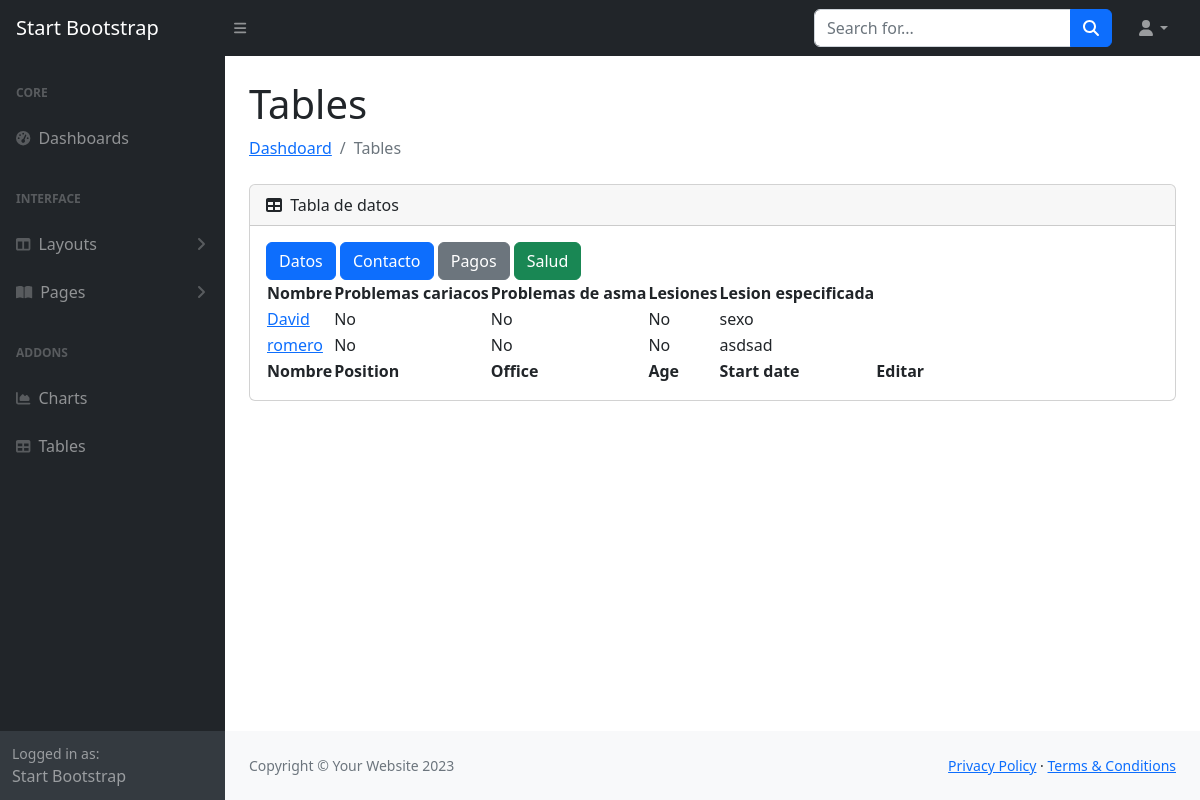
/table_salud/, run on the app's committed database.
### starke_app/models.py (models this page shows)
class client_register_model(models.Model):
    nombre=models.CharField(max_length=100,blank= True, null=True)
    apellido=models.CharField(max_length=100,blank= True, null=True)
    edad= models.IntegerField(blank= True, null=True)
    fecha_nacimiento= models.DateField(blank= True, null=True)
    email=models.EmailField(max_length=100,blank= True, null=True)
    telefono=models.IntegerField(blank= True, null=True)
    telefono_emergencia=models.IntegerField(blank= True, null=True)
    nombre_emergencia=models.CharField(max_length=100,blank= True, null=True)
    SI = 'Si'
    NO = 'No'
    OPCIONES_SN = [(SI,'Si'),
                   (NO,'No')]
    problemas_cardiacos = models.CharField(max_length= 5,
                                  blank = True,
                                  choices= OPCIONES_SN,
                                  default=NO)
    problemas_asma = models.CharField(max_length= 5,
                                  blank = True,
                                  choices= OPCIONES_SN,
                                  default=NO)
    lesion_pregunta = models.CharField(max_length= 5,
                                  blank = True,
                                  choices= OPCIONES_SN,
                                  default=NO)
    especificar_lesion = models.TextField(max_length= 500, blank= True, null=True)
    UNO = 1
    DOS=2
    TRES=3
    CUATRO=4
    CINCO=5
    SEIS=6
    SIETE=7
    OPCIONES_DIAS = [(UNO,1),(DOS,2),(TRES,3),(CUATRO,4),(CINCO,5),(SEIS,6),(SIETE,7)]
    disciplina = models.ForeignKey(disciplinas_model,
                                   on_delete = models.CASCADE,
                                   null=True,blank=True)
    dias = models.IntegerField(blank=True,null= True,
                               choices = OPCIONES_DIAS,
                               default = UNO)
    DIARIO = 'Diario'
    MENSUAL = 'Mensual'
    SEMANAL = 'Semanal'
    DIARIO = 'Diario'
    OPCIONES_PLAN = [(DIARIO,'Diario'),
                 (MENSUAL,'Mensual'),
                  (SEMANAL,'Semanal'),
                  (DIARIO,'Diario')
                 ]
    plan = models.CharField(max_length= 20,
                                  blank = True,
                                  null=True,
                                  choices= OPCIONES_PLAN,
                                  default=MENSUAL)

### starke_app/views.py (the view)
# urls.py: path('table_salud/',table_salud, name = 'table_salud'),
def table_salud(request):
    form= client_register_model.objects.all()
    return render(request,'starke_app/tables/table_salud.html',{'form':form})

### starke_app/templates/starke_app/tables/table_salud.html (shortened to what this page needs)
<!DOCTYPE html>
<html lang="es">
    <head>
        {% load static %}
        <link href="https://cdn.jsdelivr.net/npm/simple-datatables@7.1.2/dist/style.min.css" rel="stylesheet" />
        <link href="{% static 'starke_app/css/styles.css' %}" rel="stylesheet" />
    </head>
    <body class="sb-nav-fixed">
        <nav class="sb-topnav navbar navbar-expand navbar-dark bg-dark">
            <a class="navbar-brand ps-3" href="index.html">Start Bootstrap</a>
            <button class="btn btn-link btn-sm order-1 order-lg-0 me-4 me-lg-0" id="sidebarToggle" href="#!"><i class="fas fa-bars"></i></button>
            <form class="d-none d-md-inline-block form-inline ms-auto me-0 me-md-3 my-2 my-md-0">
                <div class="input-group">
                    <input class="form-control" type="text" placeholder="Search for..." aria-label="Search for..." aria-describedby="btnNavbarSearch" />
                    <button class="btn btn-primary" id="btnNavbarSearch" type="button"><i class="fas fa-search"></i></button>
                </div>
            </form>
            <ul class="navbar-nav ms-auto ms-md-0 me-3 me-lg-4">
                <li class="nav-item dropdown">
                    <a class="nav-link dropdown-toggle" id="navbarDropdown" href="#" role="button" data-bs-toggle="dropdown" aria-expanded="false"><i class="fas fa-user fa-fw"></i></a>
                </li>
            </ul>
        </nav>
        <div id="layoutSidenav">
            <div id="layoutSidenav_nav">
                <nav class="sb-sidenav accordion sb-sidenav-dark" id="sidenavAccordion">
                    <div class="sb-sidenav-menu">
                        <div class="nav">
                            <div class="sb-sidenav-menu-heading">Core</div>
                            <a class="nav-link" href="index.html">
                                <div class="sb-nav-link-icon"><i class="fas fa-tachometer-alt"></i></div>
                                Dashboards
                            </a>
                            <div class="sb-sidenav-menu-heading">Interface</div>
                            <a class="nav-link collapsed" href="#" data-bs-toggle="collapse" data-bs-target="#collapseLayouts" aria-expanded="false" aria-controls="collapseLayouts">
                                <div class="sb-nav-link-icon"><i class="fas fa-columns"></i></div>
                                Layouts
                                <div class="sb-sidenav-collapse-arrow"><i class="fas fa-angle-down"></i></div>
                            </a>
                            <a class="nav-link collapsed" href="#" data-bs-toggle="collapse" data-bs-target="#collapsePages" aria-expanded="false" aria-controls="collapsePages">
                                <div class="sb-nav-link-icon"><i class="fas fa-book-open"></i></div>
                                Pages
                                <div class="sb-sidenav-collapse-arrow"><i class="fas fa-angle-down"></i></div>
                            </a>
                            <div class="sb-sidenav-menu-heading">Addons</div>
                            <a class="nav-link" href="charts.html">
                                <div class="sb-nav-link-icon"><i class="fas fa-chart-area"></i></div>
                                Charts
                            </a>
                            <a class="nav-link" href="tables.html">
                                <div class="sb-nav-link-icon"><i class="fas fa-table"></i></div>
                                Tables
                            </a>
                        </div>
                    </div>
                    <div class="sb-sidenav-footer">
                        <div class="small">Logged in as:</div>
                        Start Bootstrap
                    </div>
                </nav>
            </div>
            <div id="layoutSidenav_content">
                <main>
                    <div class="container-fluid px-4">
                        <h1 class="mt-4">Tables</h1>
                        <ol class="breadcrumb mb-4">
                            <li class="breadcrumb-item"><a href="index.html">Dashdoard</a></li>
                            <li class="breadcrumb-item active">Tables</li>
                        </ol>
                        <div class="card mb-4">
                            <div class="card-header">
                                <i class="fas fa-table me-1"></i>
                                Tabla de datos
                            </div>
                            <div class="card-body">
                                 <a href="{% url 'tables' %}"><button type="button" class="btn btn-primary">Datos</button></a>
                                 <a href="{% url 'table_contacto' %}"><button type="button" class="btn btn-primary">Contacto</button></a>
                                 <a href="{% url 'table_pagos' %}"> <button type="button" class="btn btn-secondary">Pagos</button></a>
                                 <a href="{% url 'table_salud' %}"><button type="button" class="btn btn-success">Salud</button></a>
                                <table id="datatablesSimple">
                                    <thead>
                                        <tr>
                                            <th>Nombre</th>
                                            <th>Problemas cariacos</th>
                                            <th>Problemas de asma</th>
                                            <th>Lesiones</th>
                                            <th>Lesion especificada</th>
                                        </tr>
                                    </thead>
                                    <tfoot>
                                        <tr>
                                            <th>Nombre</th>
                                            <th>Position</th>
                                            <th>Office</th>
                                            <th>Age</th>
                                            <th>Start date</th>
                                            <th>Editar</th>
                                        </tr>
                                    </tfoot>
                                    {% for i in form %}
                                    <tr>
                                        <td> <a href="{% url 'modificar_salud' i.id %}"> {{ i.nombre }} </a></td>
                                        <td>{{ i.problemas_cardiacos }}</td>
                                        <td>{{ i.problemas_asma }}</td>
                                        <td>{{ i.lesion_pregunta }}</td>
                                        <td>{{ i.especificar_lesion }}</td>
                                    </tr>
                                    {% endfor %}
                                </table>
                            </div>
                        </div>
                    </div>
                </main>
                <footer class="py-4 bg-light mt-auto">
                    <div class="container-fluid px-4">
                        <div class="d-flex align-items-center justify-content-between small">
                            <div class="text-muted">Copyright &copy; Your Website 2023</div>
                            <div>
                                <a href="#">Privacy Policy</a>
                                &middot;
                                <a href="#">Terms &amp; Conditions</a>
                            </div>
                        </div>
                    </div>
                </footer>
            </div>
        </div>
    </body>
</html>

### data on the page
client_register_model: nombre "David", problemas_cardiacos "No", problemas_asma "No", lesion_pregunta "No", especificar_lesion "sexo"
client_register_model: nombre "romero", problemas_cardiacos "No", problemas_asma "No", lesion_pregunta "No", especificar_lesion "asdsad"
